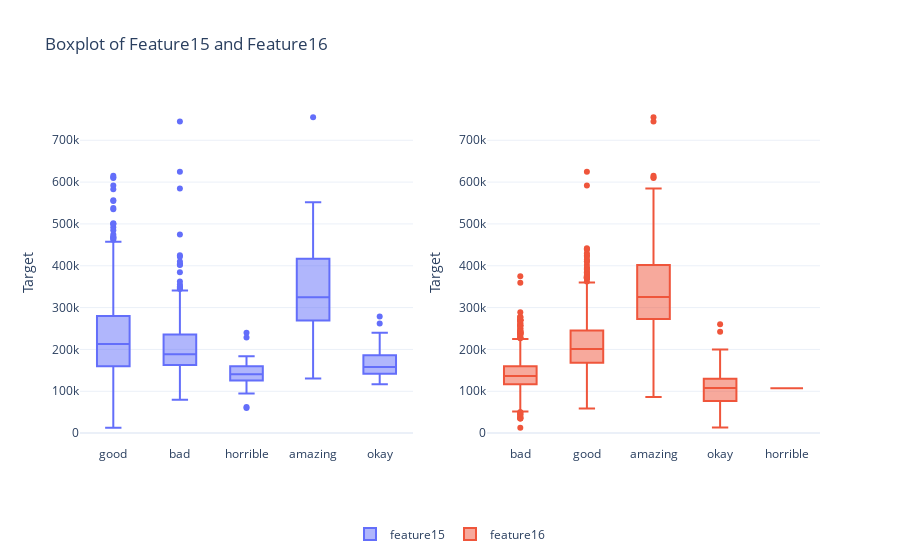

Notebook code cell kept with this figure:
### Code cell
fig = make_subplots(rows=1, cols=2)

fig.add_trace(go.Box(x=df['feature15'], y=df['target'], name='feature15'
                    ),
              1, 1)

fig.add_trace(go.Box(x=df['feature16'], y=df['target'], name='feature16'
                    ),
              1, 2)

fig.update_layout(legend=dict(
    orientation='h',
    yanchor="bottom",
    y=-0.3,
    xanchor="center",
    x=0.5
    )
)
fig.update_yaxes(title_text='Target')
fig.update_layout(title_text='Boxplot of Feature15 and Feature16')
fig

### Figure 1 — Plotly figure (JSON) as saved in the notebook; plotly's stock layout.template omitted (floating-point values rounded to 4 significant figures; data arrays with more than 128 entries replaced by an {"elided": "..."} marker saying what was removed)
{"data": [{"name": "feature15", "type": "box", "x": {"elided": "2930 str values"}, "xaxis": "x", "y": {"elided": "2930 int values"}, "yaxis": "y"}, {"name": "feature16", "type": "box", "x": {"elided": "2930 str values"}, "xaxis": "x2", "y": {"elided": "2930 int values"}, "yaxis": "y2"}], "layout": {"legend": {"orientation": "h", "x": 0.5, "xanchor": "center", "y": -0.3, "yanchor": "bottom"}, "title": {"text": "Boxplot of Feature15 and Feature16"}, "xaxis": {"anchor": "y", "domain": [0, 0.45]}, "xaxis2": {"anchor": "y2", "domain": [0.55, 1]}, "yaxis": {"anchor": "x", "domain": [0, 1], "title": {"text": "Target"}}, "yaxis2": {"anchor": "x2", "domain": [0, 1], "title": {"text": "Target"}}}}
